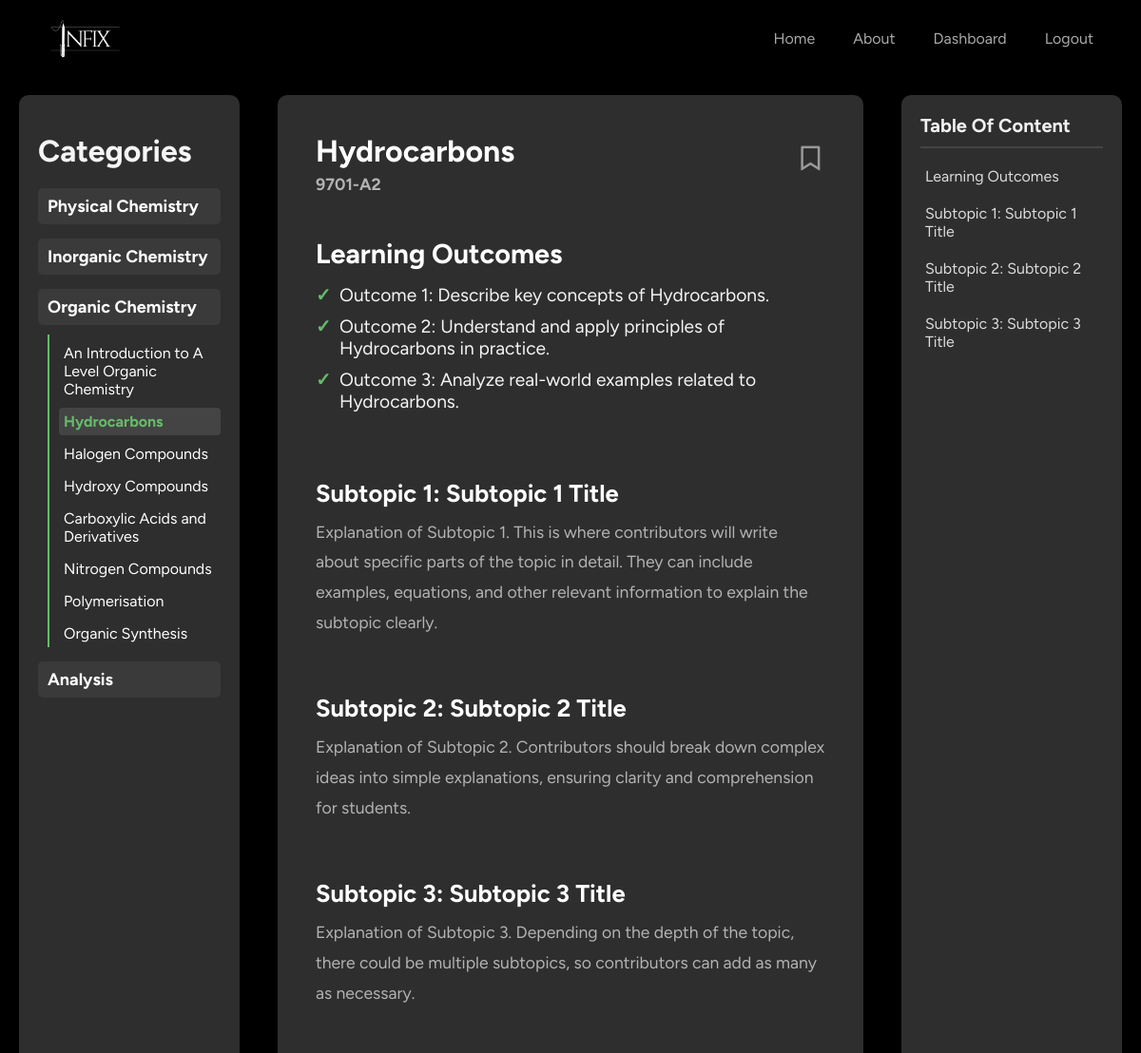
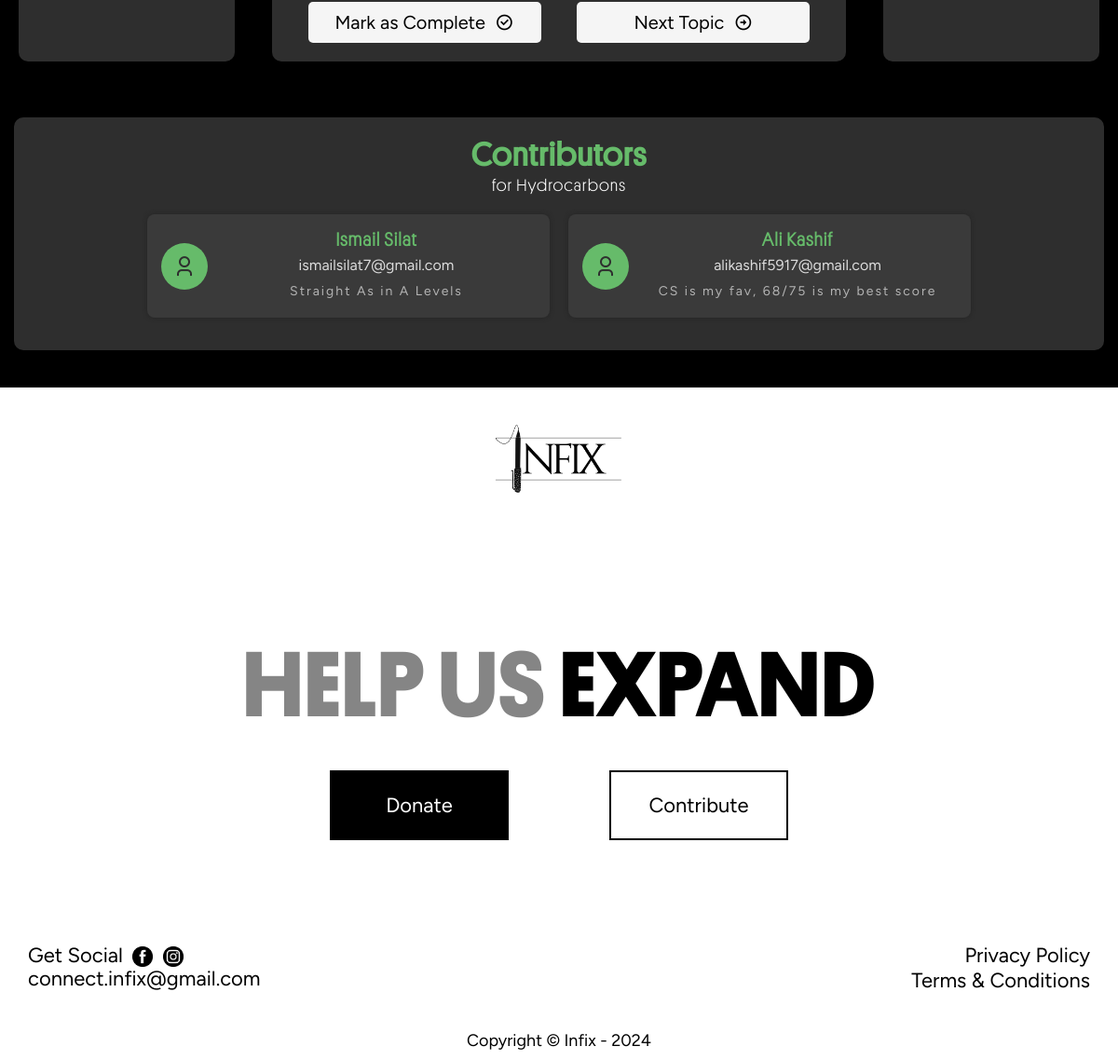
The page /course/9701-A2/Hydrocarbons (signed in) on the database its author committed (2 pictures, top to bottom).
### tables this page shows
CREATE TABLE categories (
    id INTEGER PRIMARY KEY AUTOINCREMENT,
    name TEXT UNIQUE NULL
);

CREATE TABLE topics (
    id INTEGER PRIMARY KEY AUTOINCREMENT,
    course_id INTEGER NOT NULL,
    title TEXT NOT NULL,
    category_id INTEGER NULL,
    seq_num INTEGER NOT NULL DEFAULT 0,
    FOREIGN KEY (course_id) REFERENCES courses(id) ON DELETE CASCADE,
    FOREIGN KEY (category_id) REFERENCES categories(id) ON DELETE CASCADE
);

### app.py (the view, shortened to what this page needs)
@app.route('/course/<course_code>/<topic>')
@login_required
def topic_detail(course_code, topic):
    course = db.execute("SELECT * FROM courses WHERE course_code = ?", course_code)
    if not course:
        flash("Course not found.", "warning")
        return redirect('/dashboard')
    course = course[0]  # Get the first result
    topic_details = db.execute("""
        SELECT t.title, c.name as course_name, c.course_code, t.id as topic_id, t.category_id, t.seq_num, c.id as course_id
        FROM topics t
        JOIN courses c ON t.course_id = c.id
        WHERE t.title = ? AND c.course_code = ?
    """, topic, course_code)
    if not topic_details:
        flash("Topic not found.", "error")
        return redirect(url_for('index'))  # Redirect to a suitable page if the topic is not found
    topic_details = topic_details[0]  # Get the first result
    print(topic_details)
    next_topic = db.execute("""
        SELECT title FROM topics
        WHERE course_id = ? AND id > ?
        ORDER BY id ASC
        LIMIT 1
    """, topic_details['course_id'], topic_details['topic_id'])
    next_topic = next_topic[0]['title'] if next_topic else None
    categories = db.execute("""
        SELECT * FROM categories
        WHERE id IN (
                        SELECT DISTINCT t.category_id FROM topics t
                        JOIN courses c ON t.course_id = c.id
                        WHERE c.course_code = ?
                    )
    """, course_code)
    topics_data = {}
    if categories:
        current_category = db.execute("""
            SELECT name FROM categories WHERE id = ?
        """, topic_details['category_id'])[0]['name']
        for category in categories:
            category_name = category['name']
            topics_in_category = db.execute("""
                SELECT title FROM topics
                WHERE category_id = ?
            """, category['id'])
            if topics_in_category:
                topics_data[category_name] = topics_in_category
            else:
                print(f"No topics found for category: {category_name}")
    topic_name = topic_details['title']
    course_name = topic_details['course_name']
    topic_id = topic_details['topic_id']
    result = db.execute("""
        SELECT * FROM bookmarks
        WHERE user_id = ? AND topic_id = ?
    """, session['user_id'], topic_id)
    bookmarked = bool(result)
    result = db.execute("""
        SELECT * FROM user_topics
        WHERE user_id = ? AND topic_id = ?
    """, session['user_id'], topic_id)
    completed = bool(result)
    contributors = []
    contributors = db.execute("""
        SELECT c.name, c.email, c.description, c.link
        FROM contributors c
        JOIN contributors_topics ct ON c.id = ct.contributor_id
        WHERE ct.topic_id = ?
    """, topic_id)
    print(contributors)
    contributors.append({"name" : "Ismail Silat", "email" : "ismailsilat7@gmail.com", "description" : "Straight As in A Levels", "link" : "https://instagram.com/ismail.silat"})
    contributors.append({"name" : "Ali Kashif", "email" : "alikashif5917@gmail.com", "description" : "CS is my fav, 68/75 is my best score", "link" : "https://instagram.com/ali___kashif"})
    path = "A Levels" if 'A' in course_code else "O Levels"
    formatted_topic = replace_special_characters(topic.lower().replace(' ', '_'))
    template_path = f"{path}/{course_name} {course_code}/{formatted_topic}.html"
    return render_template(
        template_path,
        topic_name=topic_name,
        course_name=course_name,
        course_code=course_code,
        topic_id=topic_id,
        topics_data=topics_data,  # Structured topics and categories
        current_topic=topic_name,  # Current topic
        current_category=current_category,  # Current category
        formatted_topic=formatted_topic,
        bookmarked=bookmarked,
        completed=completed,
        next_topic=next_topic,  # Add the next topic to the context
        contributors=contributors
    )

### app.py (called while the page is built)
@app.after_request
def after_request(response):
    response.headers["Cache-Control"] = "no-cache, no-store, must-revalidate"
    response.headers["Expires"] = "0"
    response.headers["Pragma"] = "no-cache"
    return response

def replace_special_characters(text):
    replacements = {
        "‘": "'", "’": "'", "“": '"', "”": '"', "—": "-", "–": "-", "…": "...",
        "é": "e", "è": "e", "ê": "e", "ë": "e", "á": "a", "à": "a", "â": "a",
        "ä": "a", "í": "i", "ì": "i", "î": "i", "ï": "i", "ó": "o", "ò": "o",
        "ô": "o", "ö": "o", "ú": "u", "ù": "u", "û": "u", "ü": "u", "ç": "c",
        "ñ": "n", "ß": "ss", "ÿ": "y"
    }
    for key, value in replacements.items():
        text = text.replace(key, value)
    return text

### helpers.py (called while the page is built)
def login_required(f):
    @wraps(f)
    def decorated_function(*args, **kwargs):
        if session.get("user_id") is None:
            return redirect("/login")
        return f(*args, **kwargs)
    return decorated_function

### templates/A Levels/Chemistry 9701-A2/hydrocarbons.html
{% extends 'topic_base.html' %}
            {% block topic_detail %}
                <div id="title">
                    <h2>Hydrocarbons<p>9701-A2</p></h2> {% if bookmarked %}
                        <div href="/bookmark" class="bookmark-icon remove-bookmark" title="Remove Bookmark" onclick="submitBookmarkRequest()">
                            <i class="ri-bookmark-fill" style="color: #66bb6a;"></i>
                        </div>
            {% else %}
                        <div href="/bookmark" class="bookmark-icon add-bookmark" title="Add Bookmark" onclick="submitBookmarkRequest()">
                            <i class="ri-bookmark-line" style="color: #999;"></i>
                        </div> {% endif %}
                </div>
                <div id="learning-outcomes" class="toc-item">
                    <h2>Learning Outcomes</h2>
                    <ul>
                        <li>Outcome 1: Describe key concepts of Hydrocarbons.</li>
                        <li>Outcome 2: Understand and apply principles of Hydrocarbons in practice.</li>
                        <li>Outcome 3: Analyze real-world examples related to Hydrocarbons.</li>
                    </ul>
                </div>
                <div class="subtopic toc-item" id="subtopic-1">
                    <h3>Subtopic 1: Subtopic 1 Title</h3>
                    <p>
                        Explanation of Subtopic 1. This is where contributors will write about specific parts of the topic in detail. They can include examples, equations, and
                        other relevant information to explain the subtopic clearly.
                    </p>
                </div>
                <div class="subtopic toc-item" id="subtopic-2">
                    <h3>Subtopic 2: Subtopic 2 Title</h3>
                    <p>
                        Explanation of Subtopic 2. Contributors should break down complex ideas into simple explanations, ensuring clarity and comprehension for students.
                    </p>
                </div>
                <div class="subtopic toc-item" id="subtopic-3">
                    <h3>Subtopic 3: Subtopic 3 Title</h3>
                    <p>
                        Explanation of Subtopic 3. Depending on the depth of the topic, there could be multiple subtopics, so contributors can add as many as necessary.
                    </p>
                </div>
            {% endblock %}

### templates/topic_base.html (shortened to what this page needs)
{% extends 'base.html' %}
{% block styles %}
<link rel="stylesheet" href="{{ url_for('static', filename='css/topic_base.css') }}">
<link href="https://cdn.jsdelivr.net/npm/remixicon@4.3.0/fonts/remixicon.css" rel="stylesheet"/>
{% endblock %}
{% block HomeActive %}inactive{% endblock %}
{% block content %}
    <div id="topic-content">
        <div class="links-container">
            {% if topics_data.items() %}
            {% if current_category != "Topics" %}
                <h1 style="padding: 20px 0;">Categories</h1>
            {% else %}
                <h1 style="padding: 10px 0;"></h1>
            {% endif %}
            {% endif %}
            {% for category, topics in topics_data.items() %}
            <div class="categories">
                {% if category == current_category %}
                    <p class="category-name" onclick="toggleCategory('{{ category }}')"
                        class="active">
                    {{ category }}
                    </p>
                {% else %}
                    <p class="category-name" onclick="toggleCategory('{{ category }}')">
                    {{ category }}
                    </p>
                {% endif %}
                {% if category == current_category %}
                    <div id="{{ category|replace(' ', '_') }}" class="topics"
                        style="display: block;">
                        {% for topic in topics %}
                            {% if topic['title'] == current_topic %}
                                <a href="/course/{{course_code}}/{{topic['title']}}" class="topics-name current">
                                    {{ topic['title'] }}
                                </a>
                            {% else %}
                                <a href="/course/{{course_code}}/{{topic['title']}}" class="topics-name">
                                    {{ topic['title'] }}
                                </a>
                            {% endif %}
                        {% endfor %}
                    </div>
                {% endif %}
            </div>
            {% endfor %}
        </div>
        <div class="topic-main">
            <div class="topic-detail">
                {% block topic_detail %}
                {% endblock %}
            </div>
            <div class="buttons">
                {% if not completed %}
                    <form action="/markascomplete" method="post">
                        <button class="mark-as-complete" type="submit">
                            <span>Mark as Complete</span>
                            <i class="ri-checkbox-circle-line"></i>
                        </button>
                    </form>
                {% endif %}
                {% if next_topic %}
                    <a href="/course/{{course_code}}/{{ next_topic }}">
                        <button class="next">
                            <span>Next Topic</span>
                            <i class="ri-arrow-right-circle-line"></i>
                        </button>
                    </a>
                {% endif %}
            </div>
        </div>
        <div class="table-of-content" id="toc-container">
            <p class="table-head">Table Of Content</p>
            <div class="content-link" id="toc-main">
            </div>
        </div>
    </div>
    <div id="contributors">
        <h3 style="text-align: center;"><a href="/contributors" class="contributor-head" >Contributors</a> <br><span style="font-size: 18px; font-family: 'Platform-Light'; font-weight: 100; letter-spacing: 1px;">for {{topic_name}}</span></h3>
        {% if contributors %}
            <div class="contributor-list">
                {% for contributor in contributors %}
                    <form action="{{ contributor['link'] }}" method="get" class="contributor-form">
                        <button type="submit" class="contributor-item">
                            <div class="contributor-icon-container">
                                <i class="ri-user-3-line contributor-icon"></i>
                            </div>
                            <div class="contributor-details">
                                <h4>{{ contributor['name'] }}</h4>
                                <p>{{ contributor['email'] }}</p>
                                <p class="contributor-description quote">{{ contributor['description'] }}</p>
                            </div>
                        </button>
                    </form>
                {% endfor %}
            </div>
        {% else %}
            <p class="no-contributors">No contributors found for this topic.</p>
        {% endif %}
    </div>
{% endblock %}

### static/css/styles.css (style rules this page uses)
html { scroll-behavior: smooth; font-family: "Figtree", sans-serif; }
* { margin: 0; padding: 0; transition: all ease 0.3s; }
body, html { overflow-x: hidden; }
ul { list-style: none; }
a { text-decoration: none; color: inherit; }
a { text-decoration: none; color: #000000; }

### rows shown on the page
categories: name "Physical Chemistry"
categories: name "Inorganic Chemistry"
categories: name "Organic Chemistry"
topics: title "An Introduction to A Level Organic Chemistry"
topics: title "Hydrocarbons"
topics: title "Halogen Compounds"
topics: title "Hydroxy Compounds"
topics: title "Carboxylic Acids and Derivatives"
topics: title "Nitrogen Compounds"
topics: title "Polymerisation"
topics: title "Organic Synthesis"
categories: name "Analysis"

### other values the page prints
{{ contributor['name'] }} "Ismail Silat" "Ali Kashif"
{{ contributor['email'] }} "ismailsilat7@gmail.com" "alikashif5917@gmail.com"
{{ contributor['description'] }} "Straight As in A Levels" "CS is my fav, 68/75 is my best score"
